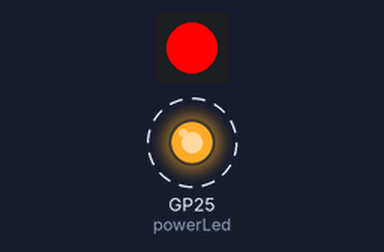
Bench run of a program on a simulated Raspberry Pi Pico running MicroPython. Parts: 1 RGB LEDs in strip order, left to right, output pins drawn as LEDs (lit = HIGH). Dashed ring = blinking. What the program prints to the serial console is not drawn.

Above: at 0.5 s.
Timing chart, 0 to 4.6 s (numbered marks = the images above):
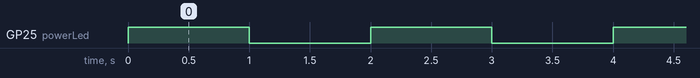

Measured:
- by itself, GP25 (powerLed): alternates HIGH for 1.0 s and LOW for 1.0 s

The program:

neopixel_and_wifi_test.py
```python
#micropython

import time
#import network
#import socket
import machine
import neopixel

start = time.ticks_ms()
powerLed = machine.Pin("LED", machine.Pin.OUT)

#ssid = '<>'
#password = '<>'

num_leds = 1
sleepInterval = 1

#def connect():
#    #Connect to WLAN
#    wlan = network.WLAN(network.STA_IF)
#    wlan.active(True)
#    wlan.connect(ssid, password)
#    while wlan.isconnected() == False:
#        print('Waiting for connection...')
#        time.sleep(1)
#    print(wlan.ifconfig())
#    end = time.ticks_ms()
#    print(f"{end-start} milliseconds to get wifi")


def activateNeopixels(r,g,b):
    np = neopixel.NeoPixel(machine.Pin(1), num_leds)

    for i in range(num_leds):
        np[i] = (r,g,b)
        print(f"{np[i]=}")

        if i > 0:
            np[i] = (0,0,0)
            print(f"{np[i]=}")
    np.write()
    print("wrote neopixel")


def main():

    #try:
    #    connect()
    #except KeyboardInterrupt:
    #    machine.reset()

    while True:
        activateNeopixels(255, 0, 0)

        # blink board LED
        powerLed.value(1)
        time.sleep(sleepInterval)
        powerLed.value(0)
        time.sleep(sleepInterval)


main()
```
